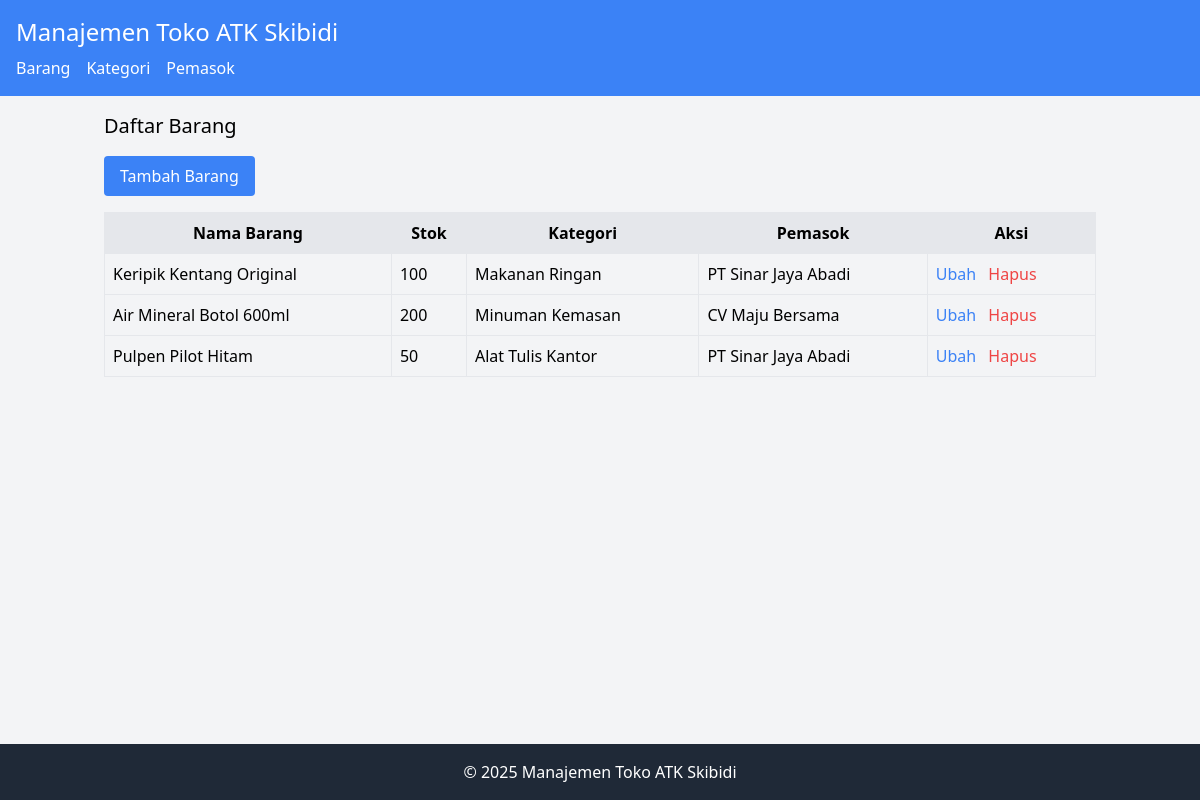
The page / on the database its author committed.
### tables this page shows
CREATE TABLE `barang` (
  `id` int(11) NOT NULL,
  `nama_barang` varchar(100) NOT NULL,
  `stok` int(11) DEFAULT 0,
  `id_kategori` int(11) NOT NULL,
  `id_pemasok` int(11) NOT NULL
);

CREATE TABLE `kategoribarang` (
  `id` int(11) NOT NULL,
  `nama_kategori` varchar(100) NOT NULL
);

CREATE TABLE `pemasok` (
  `id` int(11) NOT NULL,
  `nama_pemasok` varchar(100) NOT NULL,
  `kontak_pemasok` varchar(50) DEFAULT NULL
);

### model/Barang.php (called while the page is built, shortened)
<?php
require_once 'config/Database.php';
class Barang {
    private $conn;
    private $table = 'barang';
    public function __construct() {
        $database = new Database();
        $this->conn = $database->getConnection();
    }
    public function getAll() {
        $query = "SELECT b.*, kb.nama_kategori, p.nama_pemasok
                  FROM " . $this->table . " b
                  JOIN kategoribarang kb ON b.id_kategori = kb.id
                  JOIN pemasok p ON b.id_pemasok = p.id";
        $stmt = $this->conn->prepare($query);
        $stmt->execute();
        return $stmt->fetchAll(PDO::FETCH_ASSOC);
    }
}
?>

### config/Database.php (called while the page is built, shortened)
<?php
class Database {
    private $host = "localhost";
    private $username = "root";
    private $password = "";
    private $database = "db_toko_atk";
    public function getConnection() {
        $this->conn = null;
        try {
            $this->conn = new PDO("mysql:host=" . $this->host . ";dbname=" . $this->database, $this->username, $this->password);
            $this->conn->setAttribute(PDO::ATTR_ERRMODE, PDO::ERRMODE_EXCEPTION);
        } catch(PDOException $e) {
            echo "Koneksi gagal: " . $e->getMessage();
        }
        return $this->conn;
    }
}
?>

### model/KategoriBarang.php (called while the page is built, shortened)
<?php
require_once 'config/Database.php';
class KategoriBarang {
    public function __construct() {
        $database = new Database();
    }
}
?>

### model/Pemasok.php (called while the page is built, shortened)
<?php
require_once 'config/Database.php';
class Pemasok {
    public function __construct() {
        $database = new Database();
    }
}
?>

### viewmodel/BarangViewModel.php (called while the page is built, shortened)
<?php
require_once 'model/Barang.php';
require_once 'model/KategoriBarang.php';
require_once 'model/Pemasok.php';
class BarangViewModel {
    private $barang;
    public function __construct() {
        $this->barang = new Barang();
    }
    public function getBarangList() {
        return $this->barang->getAll();
    }
}
?>

### views/barang_list.php (the view)
<?php
require_once 'views/template/header.php';
?>
<h2 class="text-xl mb-4">Daftar Barang</h2>
<a href="index.php?entity=barang&action=add" class="bg-blue-500 text-white px-4 py-2 rounded mb-4 inline-block">Tambah Barang</a>
<table class="w-full border">
    <tr class="bg-gray-200">
        <th class="border p-2">Nama Barang</th>
        <th class="border p-2">Stok</th>
        <th class="border p-2">Kategori</th>
        <th class="border p-2">Pemasok</th>
        <th class="border p-2">Aksi</th>
    </tr>
    <?php foreach ($barangList as $b): ?>
    <tr>
        <td class="border p-2"><?php echo htmlspecialchars($b['nama_barang']); ?></td>
        <td class="border p-2"><?php echo htmlspecialchars($b['stok']); ?></td>
        <td class="border p-2"><?php echo htmlspecialchars($b['nama_kategori']); ?></td> <td class="border p-2"><?php echo htmlspecialchars($b['nama_pemasok']); ?></td>  <td class="border p-2">
            <a href="index.php?entity=barang&action=edit&id=<?php echo $b['id']; ?>" class="text-blue-500">Ubah</a>
            <a href="index.php?entity=barang&action=delete&id=<?php echo $b['id']; ?>" class="text-red-500 ml-2" onclick="return confirm('Apakah Anda yakin ingin menghapus?');">Hapus</a>
        </td>
    </tr>
    <?php endforeach; ?>
</table>
<?php
require_once 'views/template/footer.php';
?>

### index.php (shortened to what this page needs)
<?php
spl_autoload_register(function ($class_name) {
    $file = 'viewmodel/' . $class_name . '.php';
});
$entity = isset($_GET['entity']) ? $_GET['entity'] : 'barang';
$action = isset($_GET['action']) ? $_GET['action'] : 'list';
if ($entity == 'barang') {
    $viewModel = new BarangViewModel();
    if ($action == 'list') {
        $barangList = $viewModel->getBarangList();
        require_once 'views/barang_list.php';
    } elseif ($action == 'add') {
        $kategoriBarangOpsi = $viewModel->getKategoriBarangOpsi();
        $pemasokOpsi = $viewModel->getPemasokOpsi();
        require_once 'views/barang_form.php';
    } elseif ($action == 'edit' && isset($_GET['id'])) {
        $barang = $viewModel->getBarangById($_GET['id']);
        $kategoriBarangOpsi = $viewModel->getKategoriBarangOpsi();
        $pemasokOpsi = $viewModel->getPemasokOpsi();
        require_once 'views/barang_form.php';
    } elseif ($action == 'save') {
        if (isset($_POST['nama_barang'], $_POST['stok'], $_POST['id_kategori'], $_POST['id_pemasok'])) {
            $viewModel->addBarang($_POST['nama_barang'], $_POST['stok'], $_POST['id_kategori'], $_POST['id_pemasok']);
        }
        header('Location: index.php?entity=barang');
        exit();
    } elseif ($action == 'update' && isset($_GET['id'])) {
        if (isset($_POST['nama_barang'], $_POST['stok'], $_POST['id_kategori'], $_POST['id_pemasok'])) {
            $viewModel->updateBarang($_GET['id'], $_POST['nama_barang'], $_POST['stok'], $_POST['id_kategori'], $_POST['id_pemasok']);
        }
        header('Location: index.php?entity=barang');
        exit();
    } elseif ($action == 'delete' && isset($_GET['id'])) {
        $viewModel->deleteBarang($_GET['id']);
        header('Location: index.php?entity=barang');
        exit();
    } else {
        $barangList = $viewModel->getBarangList();
        require_once 'views/barang_list.php';
    }
} else {
    header('Location: index.php?entity=barang&action=list');
    exit();
}
?>

### views/template/header.php (shortened to what this page needs)
<!DOCTYPE html>
<html>
<head>
    <link href="https://cdn.jsdelivr.net/npm/tailwindcss@2.2.19/dist/tailwind.min.css" rel="stylesheet">
</head>
<body class="bg-gray-100"> <nav class="bg-blue-500 p-4 text-white">
        <h1 class="text-2xl">Manajemen Toko ATK Skibidi</h1>
        <ul class="flex space-x-4 mt-2">
            <li><a href="index.php?entity=barang" class="hover:underline">Barang</a></li>
            <li><a href="index.php?entity=kategoribarang" class="hover:underline">Kategori</a></li>
            <li><a href="index.php?entity=pemasok" class="hover:underline">Pemasok</a></li>
        </ul>
    </nav>
    <div class="content-wrapper container mx-auto p-4">

### views/template/footer.php
</div>
    <footer class="bg-gray-800 text-white p-4 text-center">
        <p>&copy; 2025 Manajemen Toko ATK Skibidi</p>
    </footer>
</body>
</html>

### views/template/header.php (style rules this page uses)
body { display: flex; flex-direction: column; min-height: 100vh; }
.content-wrapper { flex: 1 0 auto; }

### rows shown on the page
barang: nama_barang "Keripik Kentang Original", stok "100", id_kategori.nama_kategori "Makanan Ringan", id_pemasok.nama_pemasok "PT Sinar Jaya Abadi"
barang: nama_barang "Air Mineral Botol 600ml", stok "200", id_kategori.nama_kategori "Minuman Kemasan", id_pemasok.nama_pemasok "CV Maju Bersama"
barang: nama_barang "Pulpen Pilot Hitam", stok "50", id_kategori.nama_kategori "Alat Tulis Kantor", id_pemasok.nama_pemasok "PT Sinar Jaya Abadi"
